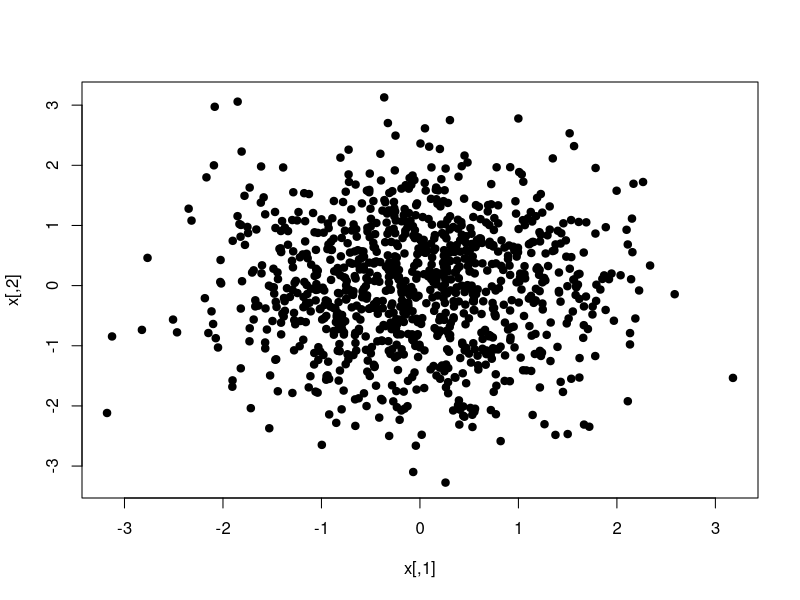
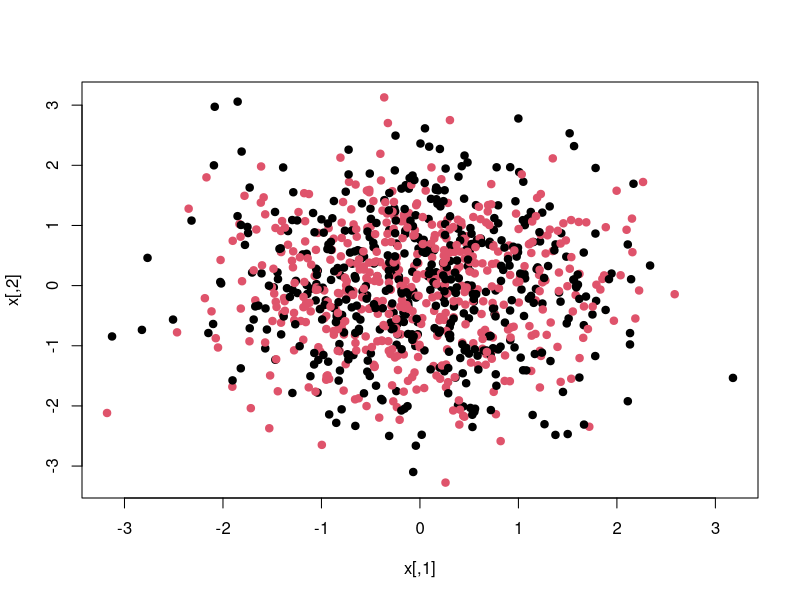
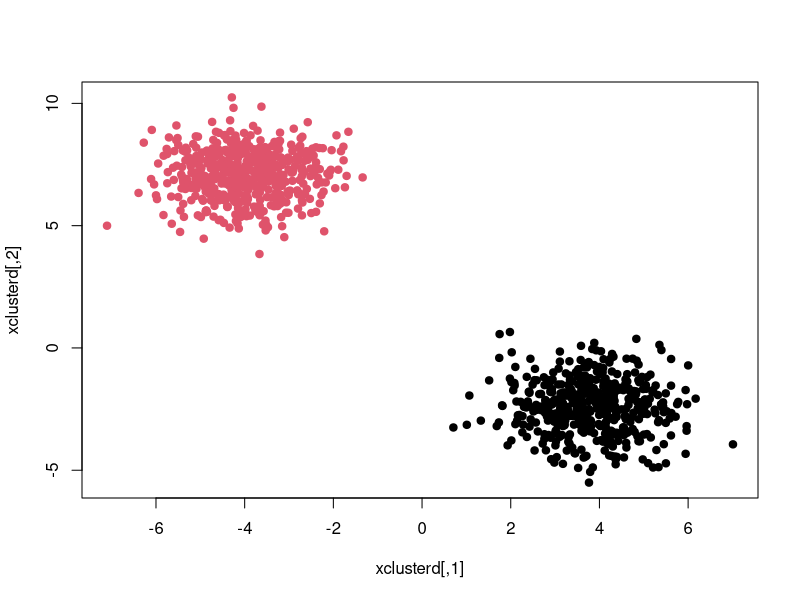

Write the R code that produced these figures, in order. (Note: this script raises an error after producing the figures.)
set.seed(101)
x=matrix(rnorm(1000*6),1000,6)
plot(x,pch=19)
which=sample(1:2,1000,replace=TRUE)
plot(x,col=which,pch=19)
xmean=matrix(rnorm(2*6,sd=2),2,6)
xclusterd=x+xmean[which,]
plot(xclusterd,col=which,pch=19)
#write.csv(xclusterd,file="1000-2D-2-x1x2.csv", row.names=F)
#write.csv(data.frame(which), file="1000-2D-2-y.csv", row.names=F)

out <- cbind(xclusterd, (data.frame(which) - 1))
write.csv(out, file="1000-6D-2.csv", row.names=F)

r <- read.csv(file = "1000-6D-2.csv")
with(r, plot(x=X1, y=X2, col = which +1))
